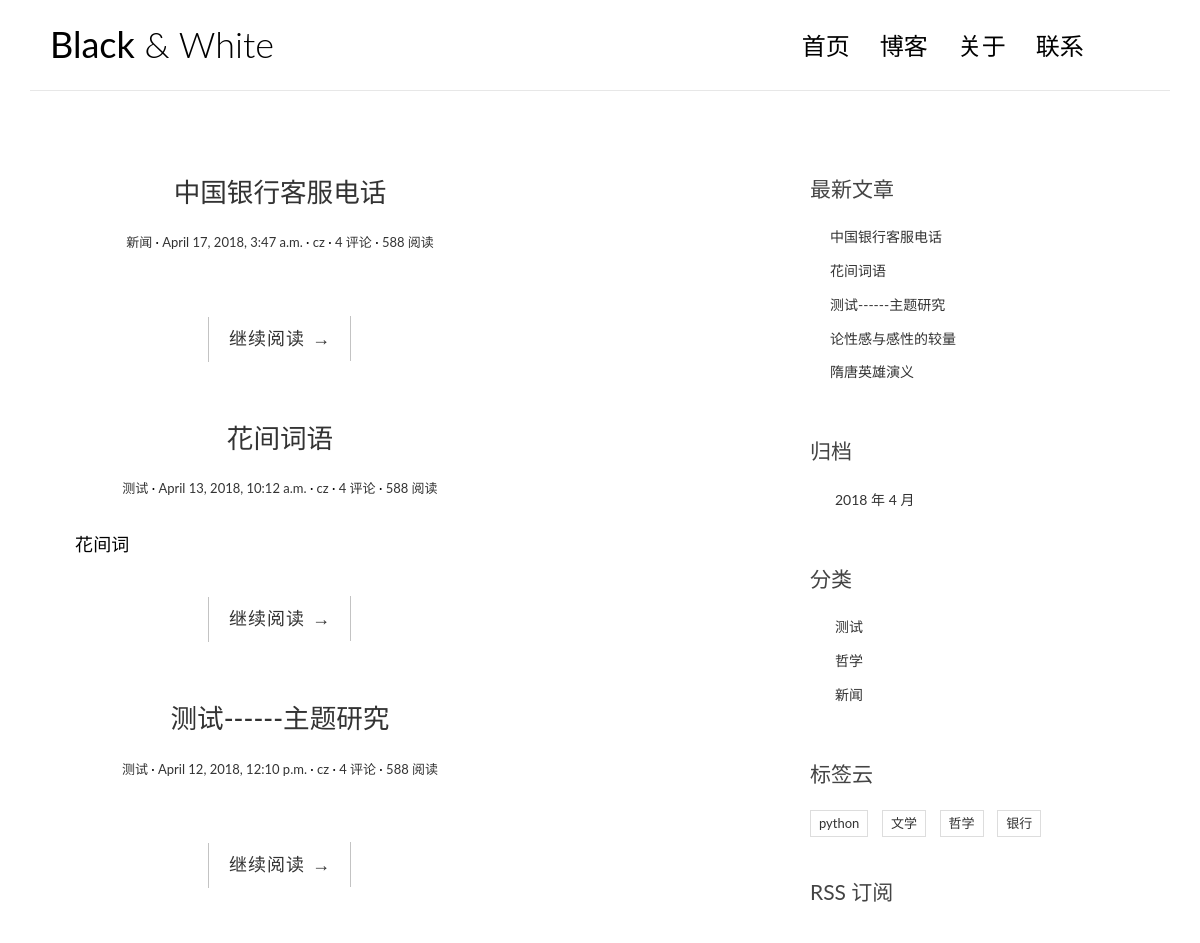
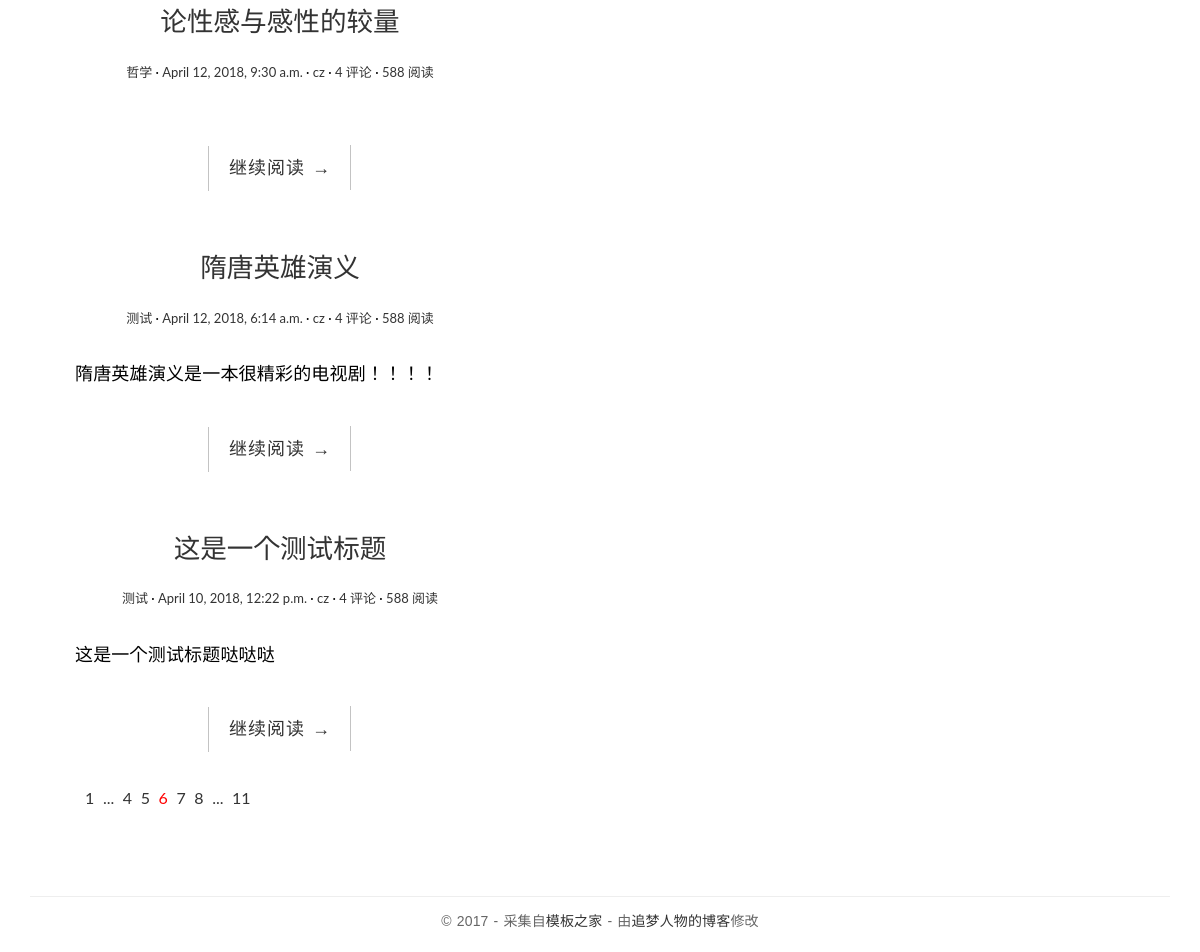
The page / on the database its author committed (2 pictures, top to bottom).
### blog/models.py (models this page shows, shortened)
@python_2_unicode_compatible
class Post(models.Model):
    title = models.CharField(max_length=70)
    body = models.TextField()
    created_time = models.DateTimeField()
    modified_time = models.DateTimeField()
    excerpt = models.CharField(max_length=200, blank=True)
    category = models.ForeignKey(Category)
    tags = models.ManyToManyField(Tag, blank=True)
    author = models.ForeignKey(User)

@python_2_unicode_compatible
class Category(models.Model):
    name = models.CharField(max_length=100)

@python_2_unicode_compatible
class Tag(models.Model):
    name = models.CharField(max_length=100)
    def __str__(self):
        return self.name

### blog/views.py (the view)
# urls.py: url(r'^$', views.index, name='index'),
def index(request):
    post_list = Post.objects.all().order_by('-created_time')
    return render(request, 'blog/index.html', context={'post_list': post_list})

### blog/templatetags/blog_tags.py (called while the page is built)
@register.simple_tag
def get_recent_posts(num=5):
	return Post.objects.all().order_by('-created_time')[:num]

@register.simple_tag
def archives():
    return Post.objects.dates('created_time', 'month', order='DESC')

@register.simple_tag
def get_categories():
	return Category.objects.all()

@register.simple_tag
def get_tags():
	return Tag.objects.all()

### templates/blog/index.html (shortened to what this page needs)
{% extends 'base.html' %}
{% block main %}
    <main class="col-md-8">
                {% for post in post_list %}
                    <article class="post post-{{ post.pk }}">
                        <header class="entry-header">
                            <h1 class="entry-title">
                                <a href="/blog/{{ post.id }}">{{ post.title }}</a>
                            </h1>
                            <div class="entry-meta">
                                <span class="post-category"><a href="#">{{ post.category.name }}</a></span>
                                <span class="post-date"><a href="#"><time class="entry-date"
                                                                          datetime="{{ post.created_time }}">{{ post.created_time }}</time></a></span>
                                <span class="post-author"><a href="#">{{ post.author }}</a></span>
                                <span class="comments-link"><a href="#">4 评论</a></span>
                                <span class="views-count"><a href="#">588 阅读</a></span>
                            </div>
                        </header>
                        <div class="entry-content clearfix">
                            <p>{{ post.excerpt }}</p>
                            <div class="read-more cl-effect-14">
                                <a href="/blog/{{ post.id }}" class="more-link">继续阅读 <span class="meta-nav">→</span></a>
                            </div>
                        </div>
                    </article>
                {% empty %}
                    <div class="no-post">暂时还没有发布的文章！</div>
                {% endfor %}
                <div class="pagination">
                    <ul>
                        <li><a href="">1</a></li>
                        <li><a href="">...</a></li>
                        <li><a href="">4</a></li>
                        <li><a href="">5</a></li>
                        <li class="current"><a href="">6</a></li>
                        <li><a href="">7</a></li>
                        <li><a href="">8</a></li>
                        <li><a href="">...</a></li>
                        <li><a href="">11</a></li>
                    </ul>
                </div>
            </main>
{% endblock main %}

### templates/base.html (shortened to what this page needs)
{% load staticfiles %}
{% load blog_tags %}
<!DOCTYPE html>
<html>
<head>
    <link rel="stylesheet" href="http://code.ionicframework.com/ionicons/2.0.1/css/ionicons.min.css">
    <link rel="stylesheet" href="{% static 'blog/css/bootstrap.min.css' %}">
    <link rel="stylesheet" href="{% static 'blog/css/pace.css' %}">
    <link rel="stylesheet" href="{% static 'blog/css/custom.css' %}">
    <link rel="stylesheet" href="{% static 'blog/css/highlights/github.css' %}">
</head>
<body>
<div class="container">
    <header id="site-header">
        <div class="row">
            <div class="col-md-4 col-sm-5 col-xs-8">
                <div class="logo">
                    <h1><a href="/"><b>Black</b> &amp; White</a></h1>
                </div>
            </div>
            <div class="col-md-8 col-sm-7 col-xs-4">
                <nav class="main-nav" role="navigation">
                    <div class="collapse navbar-collapse" id="bs-example-navbar-collapse-1">
                        <ul class="nav navbar-nav navbar-right">
                            <li class="cl-effect-11"><a href="/" data-hover="首页">首页</a></li>
                            <li class="cl-effect-11"><a href="full-width.html" data-hover="博客">博客</a></li>
                            <li class="cl-effect-11"><a href="about.html" data-hover="关于">关于</a></li>
                            <li class="cl-effect-11"><a href="contact.html" data-hover="联系">联系</a></li>
                        </ul>
                    </div>
                </nav>
            </div>
        </div>
    </header>
</div>
<div class="content-body">
    <div class="container">
        <div class="row">
          <main class="col-md-8">
            {% block main %}
                {% endblock main %}
        </main>
    <aside class="col-md-4">
    </aside>
            <aside class="col-md-4">
                <div class="widget widget-recent-posts">
                    <h3 class="widget-title">最新文章</h3>
                    {% get_recent_posts as recent_post_list %}
                    <ul>
                        {% for post in recent_post_list %}
                        <li>
                            <a href="/blog/{{ post.id }}">{{ post.title }}</a>
                        </li>
                        {% empty %}
                        暂无文章！
                        {% endfor %}
                    </ul>
                </div>
                <div class="widget widget-archives">
                    <h3 class="widget-title">归档</h3>
                    {% archives as date_list %}
                    <ul>
                        {% for date in date_list %}
                        <li>
                            <a href="{% url 'blog:archives' date.year date.month%}">{{ date.year }} 年 {{ date.month }} 月</a>
                        </li>
                    {% empty %}
                    暂无归档！
                    {% endfor %}
                    </ul>
                </div>
                <div class="widget widget-category">
                    <h3 class="widget-title">分类</h3>
                    {% get_categories as show_categories %}
                    <ul>
                        {% for category in show_categories %}
                        <li>
                          <a href="{% url 'blog:category' category.pk %}">{{ category.name }}</a>
                        </li>
                        {% empty %}
                        暂时没有分类!
                        {% endfor %}
                    </ul>
                </div>
                <div class="widget widget-tag-cloud">
                    <h3 class="widget-title">标签云</h3>
                    <ul>
                        {% get_tags as show_tags%}
                        {% for tag in show_tags%}
                        <li>
                            <a href="#">{{ tag }}</a>
                        </li>
                        {% empty %}
                        暂时没有标签!
                        {% endfor%}
                    </ul>
                </div>
                <div class="rss">
                    <a href=""> RSS 订阅</a>
                </div>
            </aside>
        </div>
    </div>
</div>
<footer id="site-footer">
    <div class="container">
        <div class="row">
            <div class="col-md-12">
                <p class="copyright">&copy 2017 - 采集自<a href="http://www.cssmoban.com/"
                                                        target="_blank" title="模板之家">模板之家</a>
                    - 由<a href="http://zmrenwu.com/" title="网页模板" target="_blank">追梦人物的博客</a>修改
                </p>
            </div>
        </div>
    </div>
</footer>
</body>
</html>

### blog/static/blog/css/custom.css (style rules this page uses)
* { outline: none; }
h1, h2, h3, h4, h5, h6 { margin-top: 0; }
b { font-weight: 400; }
a { color: #333; }
body { color: #444; font-family: 'Lato', sans-serif; }
p { font-family: 'Ubuntu', sans-serif; font-weight: 400; word-spacing: 1px; letter-spacing: 0.01em; }
#site-header { background-color: #FFF; padding: 25px 20px; margin-bottom: 40px; border-bottom: 1px solid #e7e7e7; }
.logo h1 a { color: #000; }
.logo h1 { margin: 0; font-family: 'Lato', sans-serif; font-weight: 300; }
.main-nav { margin-top: 11px; max-width: 95%; }
.main-nav a { color: #000000 !important; padding: 0 0 5px 0 !important; margin-right: 30px; font-family: 'Lato', sans-serif; font-weight: 300; font-size: 24px; }
.cl-effect-11 a { padding: 10px 0; color: #0972b4; text-shadow: none; }
.cl-effect-11 a::before { position: absolute; top: 0; left: 0; overflow: hidden; padding: 0 0 5px 0 !important; max-width: 0; border-bottom: 1px solid #000; color: #000; content: attr(data-hover); white-space: nowrap; -webkit-transition: max-width 0.5s; -moz-transition: max-width 0.5s; transition: max-width 0.5s; }
.content-body { padding-bottom: 4em; }
.post { background: #fff; padding: 30px 30px 0; }
.entry-title { text-align: center; font-size: 1.9em; margin-bottom: 20px; line-height: 1.6; padding: 10px 20px 0; }
.entry-meta { text-align: center; color: #DDDDDD; font-size: 13px; margin-bottom: 30px; }
.entry-content { font-size: 18px; line-height: 1.9; font-weight: 300; color: #000; }
.post-category::after, .post-date::after, .post-author::after, .comments-link::after { content: ' ·'; color: #000; }
.read-more { font-family: 'Ubuntu', sans-serif; font-weight: 400; word-spacing: 1px; letter-spacing: 0.01em; text-align: center; margin-top: 20px; }
.cl-effect-14 a { padding: 0 20px; height: 45px; line-height: 45px; position: relative; display: inline-block; margin: 15px 25px; letter-spacing: 1px; font-weight: 400; text-shadow: 0 0 1px rgba(255, 255, 255, 0.3); }
.cl-effect-14 a::before, .cl-effect-14 a::after { position: absolute; width: 45px; height: 1px; background: #C3C3C3; content: ''; -webkit-transition: all 0.3s; -moz-transition: all 0.3s; transition: all 0.3s; pointer-events: none; }
.cl-effect-14 a::before { top: 0; left: 0; -webkit-transform: rotate(90deg); -moz-transform: rotate(90deg); transform: rotate(90deg); -webkit-transform-origin: 0 0; -moz-transform-origin: 0 0; transform-origin: 0 0; }
.cl-effect-14 a::after { right: 0; bottom: 0; -webkit-transform: rotate(90deg); -moz-transform: rotate(90deg); transform: rotate(90deg); -webkit-transform-origin: 100% 0; -moz-transform-origin: 100% 0; transform-origin: 100% 0; }
.widget { background: #fff; padding: 30px 0 0; }
.widget-title { font-size: 1.5em; margin-bottom: 20px; line-height: 1.6; padding: 10px 0 0; font-weight: 400; }
.widget-recent-posts ul { padding: 0; margin: 0; padding-left: 20px; }
.widget-recent-posts ul li { list-style-type: none; position: relative; line-height: 170%; margin-bottom: 10px; }
.widget-recent-posts ul li::before { content: '\f3d3'; font-family: "Ionicons"; position: absolute; left: -17px; top: 3px; font-size: 16px; color: #000; }
.widget-archives ul { padding: 0; margin: 0; padding-left: 25px; }
.widget-archives ul li { list-style-type: none; position: relative; line-height: 170%; margin-bottom: 10px; }
.widget-archives ul li::before { content: '\f3f3'; font-family: "Ionicons"; position: absolute; left: -25px; top: 1px; font-size: 16px; color: #000; }
.widget-category ul { padding: 0; margin: 0; padding-left: 25px; }
.widget-category ul li { list-style-type: none; position: relative; line-height: 170%; margin-bottom: 10px; }
.widget-category ul li::before { content: '\f3fe'; font-family: "Ionicons"; position: absolute; left: -25px; top: 1px; font-size: 18px; color: #000; }
.widget-tag-cloud ul { padding: 0; margin: 0; margin-right: -10px; }
.widget-tag-cloud ul li { list-style-type: none; font-size: 13px; display: inline-block; margin-right: 10px; margin-bottom: 10px; padding: 3px 8px; border: 1px solid #ddd; }
.rss { font-size: 21px; margin-top: 30px; }
.rss a { color: #444; }
#site-footer { padding-top: 10px; padding: 0 0 1.5em 0; }
.copyright { text-align: center; padding-top: 1em; margin: 0; border-top: 1px solid #eee; color: #666; }
.pagination ul { list-style: none; }
.pagination ul li { display: inline-block; font-size: 16px; margin-right: 5px; }
.current a { color: red; }

### rows shown on the page
Post: title "中国银行客服电话", category.name "新闻", created_time "April 17, 2018, 3:47 a.m.", author "cz"
Post: title "花间词语", category.name "测试", created_time "April 13, 2018, 10:12 a.m.", author "cz", excerpt "花间词"
Post: title "测试------主题研究", category.name "测试", created_time "April 12, 2018, 12:10 p.m.", author "cz"
Post: title "论性感与感性的较量", category.name "哲学", created_time "April 12, 2018, 9:30 a.m.", author "cz"
Post: title "隋唐英雄演义", category.name "测试", created_time "April 12, 2018, 6:14 a.m.", author "cz", excerpt "隋唐英雄演义是一本很精彩的电视剧！！！！"
Post: title "这是一个测试标题", category.name "测试", created_time "April 10, 2018, 12:22 p.m.", author "cz", excerpt "这是一个测试标题哒哒哒"
Category: name "测试"
Category: name "哲学"
Category: name "新闻"
Tag: name "python"
Tag: name "文学"
Tag: name "哲学"
Tag: name "银行"

### other values the page prints
{{ date.year }} "2018"
{{ date.month }} "4"
